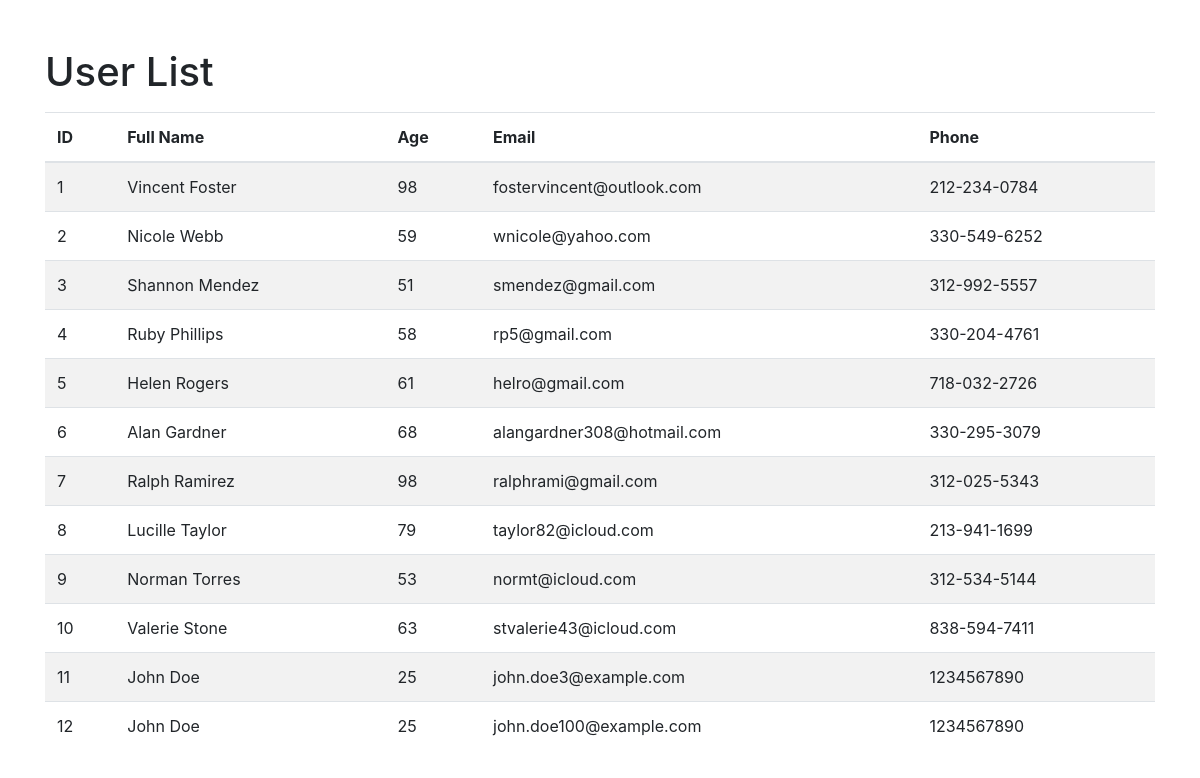
/users, run on an earlier commit of the app's database.
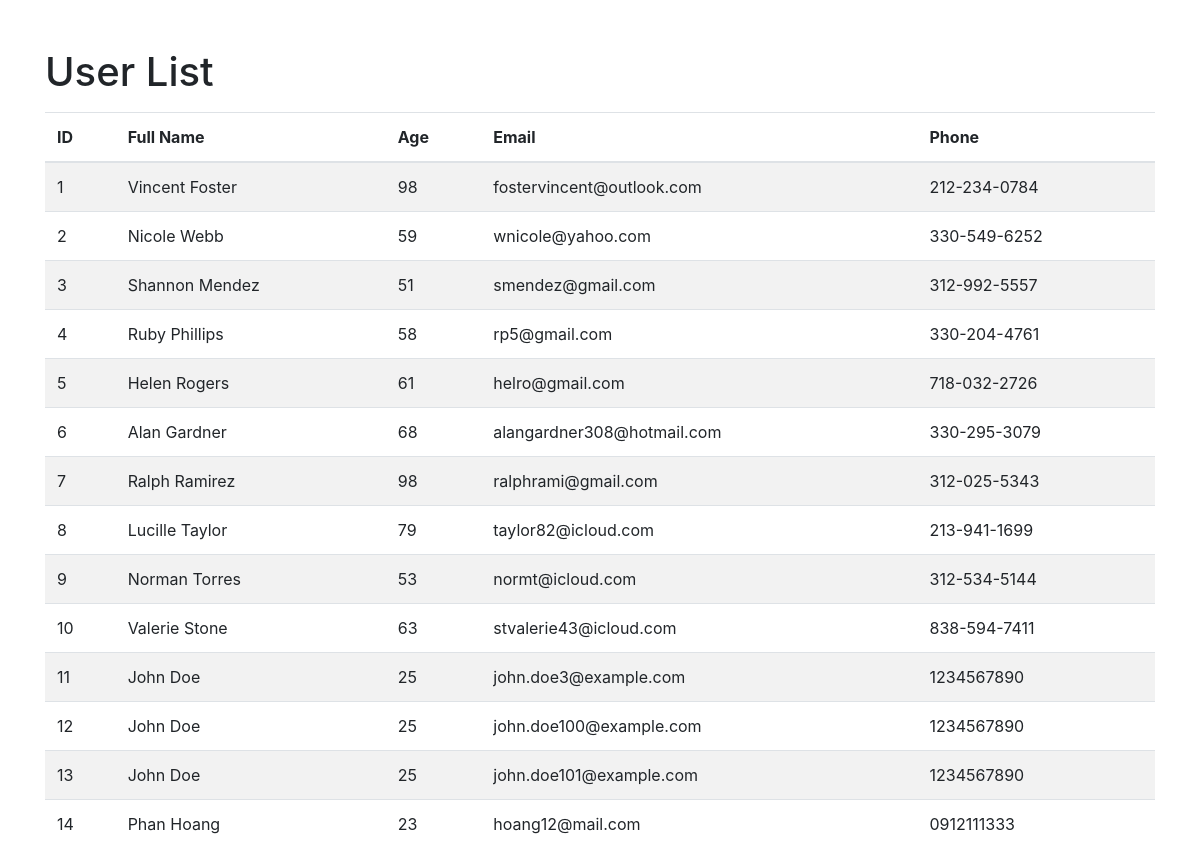
And on a later commit of the database.
### app/users/user.py (models this page shows, shortened)
class User(db.Model):
    id = db.Column(db.Integer, primary_key=True)
    firstname = db.Column(db.String(50))
    lastname = db.Column(db.String(50))
    email = db.Column(db.String(100), nullable=False, unique=True)
    phone = db.Column(db.String(10))
    password = db.Column(db.String(255), nullable=False)
    age = db.Column(db.Integer)

### app/__init__.py (the view)
    @app.route('/users')
    def list_users():
        return UserWebController.list_users()

### app/__init__.py (called while the page is built)
def create_app(config=None):
    app = Flask(__name__)
    app.config.from_object('app.config.Config')
    if config:
        app.config.update(config)
    db.init_app(app)
    migrate.init_app(app, db)
    CORS(app)
    with app.app_context():
        db.create_all()
    app.register_blueprint(user_bp, url_prefix='/api')
    @app.route('/users')
    def list_users():
        return UserWebController.list_users()
    return app

### app/users/user_repository.py (called while the page is built)
    @staticmethod
    def get_all_users():
        return User.query.all()

### app/users/user_service.py (called while the page is built)
    @staticmethod
    def get_all_users():
        return UserRepository.get_all_users()

### app/users/userweb_controller.py (called while the page is built)
    @staticmethod
    def list_users():
        users = UserService.get_all_users()
        return render_template('user_list.html', users=users)

### app/templates/user_list.html (shortened to what this page needs)
<!DOCTYPE html>
<html lang="en">
<head>
    <link href="https://stackpath.bootstrapcdn.com/bootstrap/4.5.2/css/bootstrap.min.css" rel="stylesheet">
</head>
<body>
    <div class="container">
        <h1 class="mt-5">User List</h1>
        <table class="table table-striped mt-3">
            <thead>
                <tr>
                    <th>ID</th>
                    <th>Full Name</th>
                    <th>Age</th>
                    <th>Email</th>
                    <th>Phone</th>
                </tr>
            </thead>
            <tbody>
                {% for user in users %}
                    <tr>
                        <td>{{ user.id }}</td>
                        <td>{{ user.firstname }} {{ user.lastname }}</td>
                        <td>{{ user.age }}</td>
                        <td>{{ user.email }}</td>
                        <td>{{ user.phone }}</td>
                    </tr>
                {% endfor %}
            </tbody>
        </table>
    </div>
</body>
</html>

What changed in the data, as far as the page shows it:
added User: id "13", firstname "John", lastname "Doe", age "25", email "john.doe101@example.com", phone "1234567890"
added User: id "14", firstname "Phan", lastname "Hoang", age "23", email "hoang12@mail.com", phone "0912111333"
